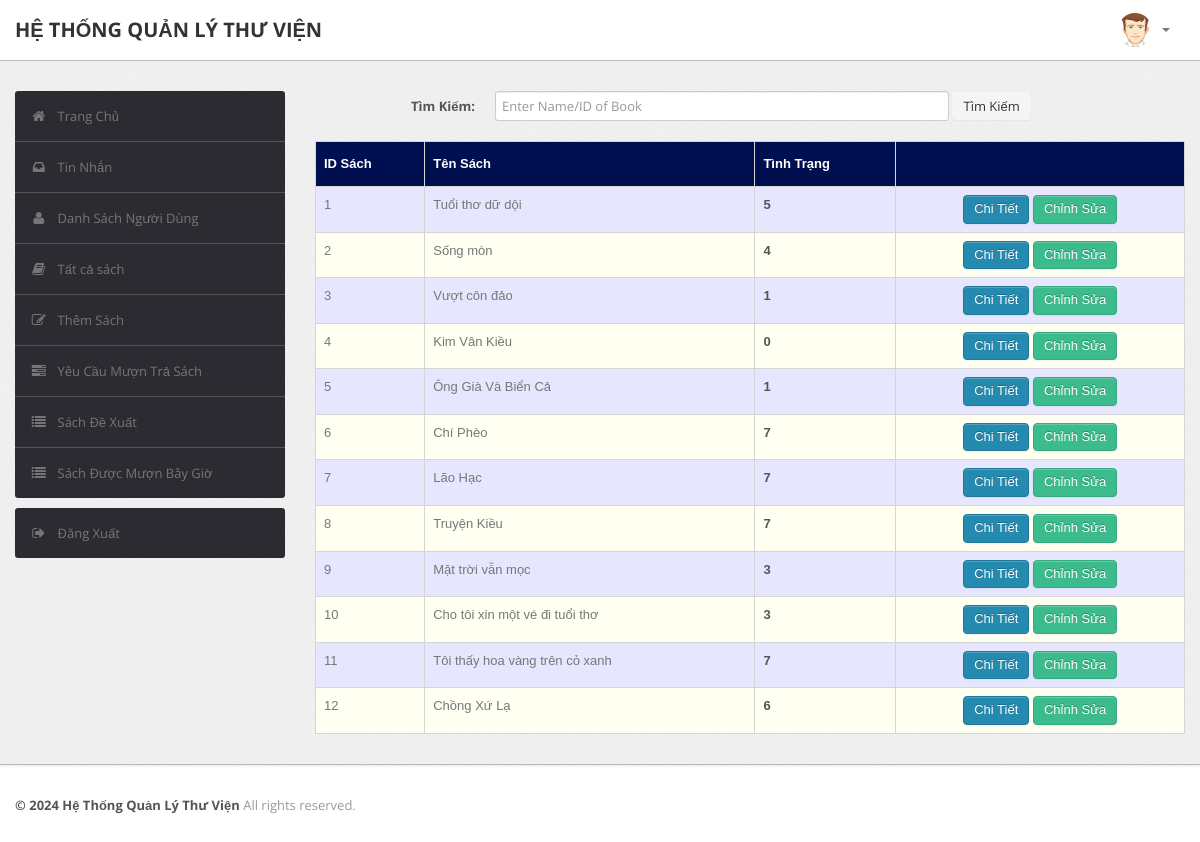
/admin/book.php (signed in), run on the app's committed database.
### tables this page shows
CREATE TABLE `book` (
  `BookId` int(10) NOT NULL,
  `Title` varchar(50) DEFAULT NULL,
  `Publisher` varchar(50) DEFAULT NULL,
  `Year` varchar(50) DEFAULT NULL,
  `Availability` int(5) DEFAULT NULL
);

### admin/book.php (the view, shortened to what this page needs)
<?php
require('dbconn.php');
?>
<?php
if ($_SESSION['RollNo']) {
    ?>
<!DOCTYPE html>
<html lang="en">
    <head>
        <link type="text/css" href="bootstrap/css/bootstrap.min.css" rel="stylesheet">
        <link type="text/css" href="bootstrap/css/bootstrap-responsive.min.css" rel="stylesheet">
        <link type="text/css" href="css/theme.css" rel="stylesheet">
        <link type="text/css" href="images/icons/css/font-awesome.css" rel="stylesheet">
    </head>
    <body>
        <div class="navbar navbar-fixed-top">
            <div class="navbar-inner">
                <div class="container">
                        <a class="brand" href="index.php">HỆ THỐNG QUẢN LÝ THƯ VIỆN </a>
                    <div class="nav-collapse collapse navbar-inverse-collapse">
                        <ul class="nav pull-right">
                            <li class="nav-user dropdown"><a href="#" class="dropdown-toggle" data-toggle="dropdown">
                                <img src="images/user.png" class="nav-avatar" />
                                <b class="caret"></b></a>
                            </li>
                        </ul>
                    </div>
                </div>
            </div>
        </div>
        <div class="wrapper">
            <div class="container">
                <div class="row">
                    <div class="span3">
                        <div class="sidebar">
                            <ul class="widget widget-menu unstyled">
                                <li class="active"><a href="index.php"><i class="menu-icon icon-home"></i>Trang Chủ
                                </a></li>
                                 <li><a href="message.php"><i class="menu-icon icon-inbox"></i>Tin Nhắn</a>
                                </li>
                                <li><a href="student.php"><i class="menu-icon icon-user"></i>Danh Sách Người Dùng </a>
                                </li>
                                <li><a href="book.php"><i class="menu-icon icon-book"></i>Tất cả sách </a></li>
                                <li><a href="addbook.php"><i class="menu-icon icon-edit"></i>Thêm Sách </a></li>
                                <li><a href="requests.php"><i class="menu-icon icon-tasks"></i>Yêu Cầu Mượn Trả Sách </a></li>
                                <li><a href="recommendations.php"><i class="menu-icon icon-list"></i>Sách Đề Xuất </a></li>
                                <li><a href="current.php"><i class="menu-icon icon-list"></i>Sách Được Mượn Bây Giờ </a></li>
                            </ul>
                            <ul class="widget widget-menu unstyled">
                                <li><a href="logout.php"><i class="menu-icon icon-signout"></i>Đăng Xuất </a></li>
                            </ul>
                        </div>
                    </div>
                    <div class="span9">
                  <form class="form-horizontal row-fluid" action="book.php" method="post">
                                        <div class="control-group">
                                            <label class="control-label" for="Search"><b>Tìm Kiếm:</b></label>
                                            <div class="controls">
                                                <input type="text" id="title" name="title" placeholder="Enter Name/ID of Book" class="span8" required>
                                                <button type="submit" name="submit"class="btn">Tìm Kiếm</button>
                                            </div>
                                        </div>
                                    </form>
                                    <br>
                                    <?php
                                    if(isset($_POST['submit']))
                                        {$s=$_POST['title'];
                                            $sql="select * from LMS.book where BookId='$s' or Title like '%$s%'";
                                        }
                                    else
                                        $sql="select * from LMS.book";
                                    $result=$conn->query($sql);
                                    $rowcount=mysqli_num_rows($result);
                                    if(!($rowcount))
                                        echo "<br><center><h2><b><i>Không kết quả</i></b></h2></center>";
                                    else
                                    {
                                    ?>
                        <table class="table" id = "tables">
                                  <thead>
                                    <tr>
                                      <th>ID Sách</th>
                                      <th>Tên Sách</th>
                                      <th>Tình Trạng</th>
                                      <th></th>
                                    </tr>
                                  </thead>
                                  <tbody>
                                    <?php
                            while($row=$result->fetch_assoc())
                            {
                                $bookid=$row['BookId'];
                                $name=$row['Title'];
                                $avail=$row['Availability'];
                            ?>
                                    <tr>
                                      <td><?php echo $bookid ?></td>
                                      <td><?php echo $name ?></td>
                                      <td><b><?php echo $avail ?></b></td>
                                        <td><center>
                                            <a href="bookdetails.php?id=<?php echo $bookid; ?>" class="btn btn-primary">Chi Tiết</a>
                                            <a href="edit_book_details.php?id=<?php echo $bookid; ?>" class="btn btn-success">Chỉnh Sửa</a>
                                        </center></td>
                                    </tr>
                               <?php }} ?>
                               </tbody>
                                </table>
                            </div>
                </div>
            </div>
        </div>
<div class="footer">
            <div class="container">
                <b class="copyright">&copy; 2024 Hệ Thống Quản Lý Thư Viện </b>All rights reserved.
            </div>
        </div>
    </body>
</html>
<?php }
else {
    echo "<script type='text/javascript'>alert('Access Denied!!!')</script>";
} ?>

### admin/css/theme.css (style rules this page uses)
#tables { font-family: "Trebuchet MS", Arial, Helvetica, sans-serif; border-collapse: collapse; width: 100%; }
#tables td, #tables th { border: 1px solid #ddd; padding: 8px; }
#tables tr:nth-child(even) { background-color: #fffff2; }
#tables tr:nth-child(odd) { background-color: #e6e6ff; }
#tables th { padding-top: 12px; padding-bottom: 12px; text-align: left; background-color: #000F50; color: white; }
body { font-size: 13px; font-family: 'Open Sans', Arial, sans-serif; background: #fff; color: #777 }
strong, b { color: #555 }
.wrapper { background: url(../images/bg.png) #eee; border-bottom: 1px solid #bbb; -webkit-box-shadow: 0 1px 2px rgba(0,0,0,0.1); -moz-box-shadow: 0 1px 2px rgba(0,0,0,0.1); box-shadow: 0 1px 2px rgba(0,0,0,0.1); padding: 30px 0 }
.footer { color: #999; padding: 30px 0 60px }
form { margin: 0 }
select, textarea, input[type="text"], input[type="password"], input[type="datetime"], input[type="datetime-local"], input[type="date"], input[type="month"], input[type="time"], input[type="week"], input[type="number"], input[type="email"], input[type="url"], input[type="search"], input[type="tel"], input[type="color"], .uneditable-input, label, input, button, select, textarea { -webkit-border-radius: 3px; -moz-border-radius: 3px; border-radius: 3px; font-size: 13px; font-family: 'Open Sans', Tahoma, Arial, sans-serif }
body [class^="icon-"], body [class*=" icon-"] { font-size: 14px; line-height: 20px; height: 20px }
.form-horizontal .control-group, .form-vertical .control-group { margin-bottom: 0 }
.navbar { position: static!important; margin: 0!important }
.navbar .navbar-inner { background: #fff; border-bottom: 1px solid #bbb; -webkit-box-shadow: 0 1px 2px rgba(0,0,0,0.15); -moz-box-shadow: 0 1px 2px rgba(0,0,0,0.15); box-shadow: 0 1px 2px rgba(0,0,0,0.15) }
.navbar .brand { color: #333; font-weight: bold; font-size: 20px; margin-right: 20px; padding: 20px }
.navbar .nav>li>a { padding: 20px 15px; font-weight: bold; color: #777 }
.nav-user>a { height: 20px }
.nav-avatar { width: 34px; height: 34px; margin: -7px 5px 0 0; -webkit-border-radius: 50%; -moz-border-radius: 50%; border-radius: 50% }
.btn, .btn-box { -webkit-border-radius: 3px; -moz-border-radius: 3px; border-radius: 3px }
.btn { font-size: 13px; font-weight: 600 }
.btn { display: inline-block; margin-bottom: 0; font-weight: 400; text-align: center; vertical-align: middle; cursor: pointer; background-image: none; border: 1px solid transparent; white-space: nowrap; padding: 4px 10px; font-size: 13px; line-height: 1.42857; border-radius: 4px; -webkit-user-select: none; -moz-user-select: none; -ms-user-select: none; user-select: none }
.btn-primary { color: #fff; background-color: #248aaf; border-color: #20799a }
.btn-success { color: #fff; background-color: #3cbc8d; border-color: #36a97f }
.table { margin-bottom: 0 }
.table th, .table td { border-color: #d5d5d5!important }
.widget-menu { background: #fff; -webkit-border-radius: 3px; -moz-border-radius: 3px; border-radius: 3px; overflow: hidden }
.widget-menu a { color: #555; display: block; line-height: 20px; padding: 15px; text-decoration: none!important }
.widget-menu .menu-icon { margin-right: 10px; color: #767676; -webkit-transition: all .2s ease-in-out; -moz-transition: all .2s ease-in-out; transition: all .2s ease-in-out; }
.widget-menu>li+li { border-top: 1px solid #555 }
.widget-menu>li>a { background-color: #2d2b32; color: #767676; -webkit-transition: all .2s ease-in-out; -moz-transition: all .2s ease-in-out; transition: all .2s ease-in-out; }

### data on the page
book: BookId "1", Title "Tuổi thơ dữ dội", Availability "5"
book: BookId "2", Title "Sống mòn", Availability "4"
book: BookId "3", Title "Vượt côn đảo", Availability "1"
book: BookId "4", Title "Kim Vân Kiều", Availability "0"
book: BookId "5", Title "Ông Già Và Biển Cả", Availability "1"
book: BookId "6", Title "Chí Phèo", Availability "7"
book: BookId "7", Title "Lão Hạc", Availability "7"
book: BookId "8", Title "Truyện Kiều", Availability "7"
book: BookId "9", Title "Mặt trời vẫn mọc", Availability "3"
book: BookId "10", Title "Cho tôi xin một vé đi tuổi thơ", Availability "3"
book: BookId "11", Title "Tôi thấy hoa vàng trên cỏ xanh", Availability "7"
book: BookId "12", Title "Chồng Xứ Lạ", Availability "6"
